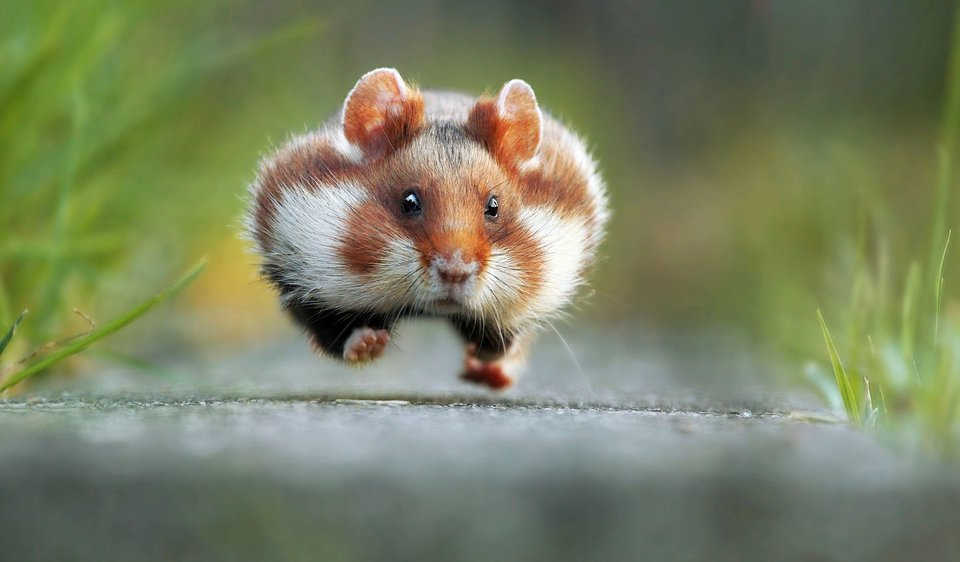
#> input picture Images/demo_2.jpg, 960 x 562 px, found by its file name
$ python Greyscale_Image.py
#> lines starting #> are read from the running program, lines starting #| are printed output that depends on the picture; long printed decimals are rounded

"""
Image Data Analysis Using Numpy & OpenCV

author: Mohammed Innat
email:  innat1994@gmail.com
website: https://iphton.github.io/iphton.github.io/
Please feel free to use and modify this, but keep the above information. Thanks!
"""

import imageio
import numpy as np
import matplotlib.pyplot as plt

pic = imageio.imread('F:/demo_2.jpg')
#> pic is the input picture: shape (562, 960, 3); mean R, G, B 121.8, 129.2, 98.6

gray = lambda rgb : np.dot(rgb[... , :3] , [0.299 , 0.587, 0.114])
gray = gray(pic)
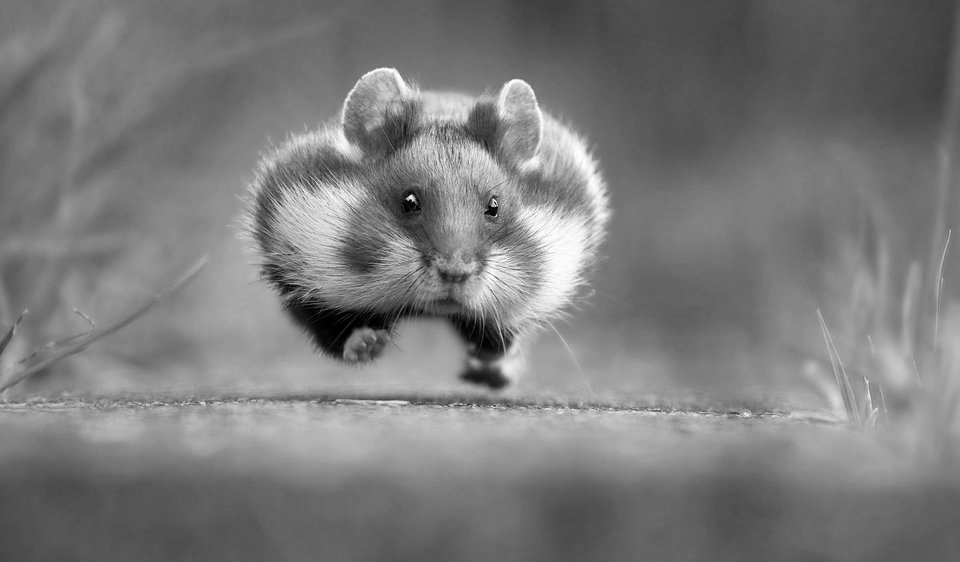
#> gray: shape (562, 960) float64; min 0, max 254.8, mean 123.5

plt.figure( figsize = (10,10))
plt.imshow(gray, cmap = plt.get_cmap(name = 'gray'))
plt.show()

'''
However, the GIMP converting color to grayscale image software
has three algorithms to do the task.

Lightness The graylevel will be calculated as

Lightness = ½ × (max(R,G,B) + min(R,G,B))

Luminosity The graylevel will be calculated as

Luminosity = 0.21 × R + 0.72 × G + 0.07 × B

Average The graylevel will be calculated as

Average Brightness = (R + G + B) ÷ 3

'''

pic = imageio.imread('F:/demo_2.jpg')

gray = lambda rgb : np.dot(rgb[... , :3] , [0.21 , 0.72, 0.07])
gray = gray(pic)

plt.figure( figsize = (10,10))
plt.imshow(gray, cmap = plt.get_cmap(name = 'gray'))
plt.show()

'''
Let's take a quick overview some the changed properties now the color image.
Like we observe some properties of color image, same statements are applying
now for gray scaled image.
'''

print('Type of the image : ' , type(gray))
#| Type of the image :  <class 'numpy.ndarray'>
print()
print('Shape of the image : {}'.format(gray.shape))
#| Shape of the image : (562, 960)
print('Image Hight {}'.format(gray.shape[0]))
#| Image Hight 562
print('Image Width {}'.format(gray.shape[1]))
#| Image Width 960
print('Dimension of Image {}'.format(gray.ndim))
#| Dimension of Image 2
print()
print('Image size {}'.format(gray.size))
#| Image size 539520
print('Maximum RGB value in this image {}'.format(gray.max()))
#| Maximum RGB value in this image 254.860
print('Minimum RGB value in this image {}'.format(gray.min()))
#| Minimum RGB value in this image 0.0
print('Random indexes [X,Y] : {}'.format(gray[100, 50]))
#| Random indexes [X,Y] : 129.07
